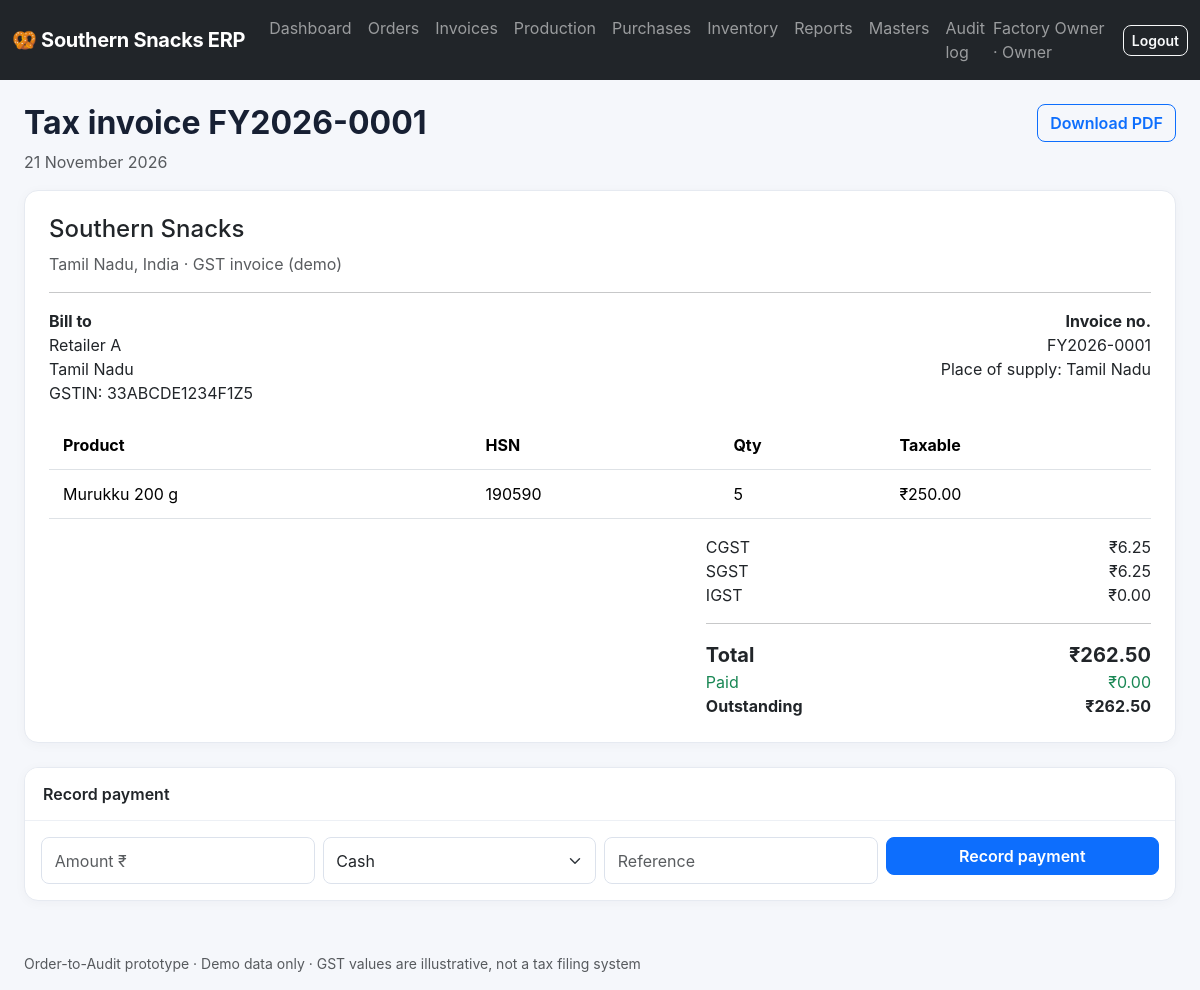
Page /invoice/1 (signed in) on the committed database.
### app.py (models this page shows, shortened)
class User(UserMixin, db.Model):
    id=db.Column(db.Integer, primary_key=True); username=db.Column(db.String(80), unique=True); password_hash=db.Column(db.String(255)); role=db.Column(db.String(30)); full_name=db.Column(db.String(120))

class Invoice(db.Model):
    id=db.Column(db.Integer,primary_key=True); order_id=db.Column(db.Integer,db.ForeignKey('order.id')); number=db.Column(db.String(40),unique=True); customer_id=db.Column(db.Integer,db.ForeignKey('customer.id')); product_id=db.Column(db.Integer,db.ForeignKey('product.id')); qty=db.Column(db.Integer); taxable_paise=db.Column(db.Integer); cgst_paise=db.Column(db.Integer); sgst_paise=db.Column(db.Integer); igst_paise=db.Column(db.Integer); total_paise=db.Column(db.Integer); created_at=db.Column(db.DateTime,default=datetime.utcnow); status=db.Column(db.String(20),default='Posted')

class Customer(db.Model):
    id=db.Column(db.Integer,primary_key=True); name=db.Column(db.String(120)); kind=db.Column(db.String(30)); state=db.Column(db.String(80)); gstin=db.Column(db.String(20)); salesman_id=db.Column(db.Integer,db.ForeignKey('user.id'),nullable=True)

class Product(db.Model):
    id=db.Column(db.Integer,primary_key=True); name=db.Column(db.String(120)); pack_size=db.Column(db.String(30)); hsn=db.Column(db.String(20)); price_paise=db.Column(db.Integer); gst_rate=db.Column(db.Integer,default=5); finished_stock=db.Column(db.Integer,default=0)

### app.py (the view)
@app.route('/invoice/<int:iid>')
@login_required
def invoice_detail(iid): return render_template('invoice.html',inv=db.get_or_404(Invoice,iid),customer=db.session.get(Customer,db.get_or_404(Invoice,iid).customer_id),product=db.session.get(Product,db.get_or_404(Invoice,iid).product_id),paid=invoice_paid(db.get_or_404(Invoice,iid)))

### app.py (called while the page is built)
@login_manager.user_loader
def load_user(uid): return db.session.get(User,int(uid))

def money(paise): return f"₹{(paise or 0)/100:,.2f}"

def invoice_paid(inv): return sum(p.amount_paise for p in Payment.query.filter_by(invoice_id=inv.id).all())

@app.context_processor
def inject(): return {'today':date.today(), 'invoice_due':invoice_due}

### templates/invoice.html
{% extends 'base.html' %}{% block content %}<div class="d-flex justify-content-between mb-3"><div><h2 class="fw-bold">Tax invoice {{inv.number}}</h2><div class="text-muted">{{inv.created_at.strftime('%d %B %Y')}}</div></div><a class="btn btn-outline-primary align-self-start" href="{{url_for('invoice_pdf',iid=inv.id)}}">Download PDF</a></div><div class="card mb-4"><div class="card-body p-4"><h4>Southern Snacks</h4><p class="text-muted">Tamil Nadu, India · GST invoice (demo)</p><hr><div class="row"><div class="col-md-6"><strong>Bill to</strong><p>{{customer.name}}<br>{{customer.state}}<br>GSTIN: {{customer.gstin}}</p></div><div class="col-md-6 text-md-end"><strong>Invoice no.</strong><p>{{inv.number}}<br>Place of supply: {{customer.state}}</p></div></div><table class="table"><tr><th>Product</th><th>HSN</th><th>Qty</th><th>Taxable</th></tr><tr><td>{{product.name}}</td><td>{{product.hsn}}</td><td>{{inv.qty}}</td><td>{{money(inv.taxable_paise)}}</td></tr></table><div class="row justify-content-end"><div class="col-md-5"><div class="d-flex justify-content-between"><span>CGST</span>{{money(inv.cgst_paise)}}</div><div class="d-flex justify-content-between"><span>SGST</span>{{money(inv.sgst_paise)}}</div><div class="d-flex justify-content-between"><span>IGST</span>{{money(inv.igst_paise)}}</div><hr><div class="d-flex justify-content-between fs-5 fw-bold"><span>Total</span>{{money(inv.total_paise)}}</div><div class="d-flex justify-content-between text-success"><span>Paid</span>{{money(paid)}}</div><div class="d-flex justify-content-between fw-bold"><span>Outstanding</span>{{money(inv.total_paise-paid)}}</div></div></div></div></div>{% if current_user.role in ['admin','owner'] and inv.total_paise>paid %}<div class="card"><div class="card-header bg-white fw-semibold">Record payment</div><div class="card-body"><form method="post" action="{{url_for('payment',iid=inv.id)}}" class="row g-2"><div class="col-md-3"><input class="form-control" type="number" step="0.01" min="0.01" max="{{'%.2f'|format((inv.total_paise-paid)/100)}}" name="amount" placeholder="Amount ₹" required></div><div class="col-md-3"><select class="form-select" name="method"><option>Cash</option><option>UPI</option><option>Bank transfer</option><option>Cheque</option></select></div><div class="col-md-3"><input class="form-control" name="reference" placeholder="Reference"></div><div class="col-md-3"><button class="btn btn-primary w-100">Record payment</button></div></form></div></div>{% endif %}{% endblock %}

### templates/base.html (shortened to what this page needs)
<!doctype html><html lang="en"><head><meta charset="utf-8"><meta name="viewport" content="width=device-width, initial-scale=1"><title>{{ title or 'Southern Snacks | Order-to-Audit' }}</title><link href="https://cdn.jsdelivr.net/npm/bootstrap@5.3.3/dist/css/bootstrap.min.css" rel="stylesheet"><link href="{{ url_for('static',filename='style.css') }}" rel="stylesheet"></head><body>{% if current_user.is_authenticated %}<nav class="navbar navbar-expand-lg navbar-dark bg-dark"><div class="container-fluid"><a class="navbar-brand fw-bold" href="{{ url_for('dashboard') }}">🥨 Southern Snacks ERP</a><button class="navbar-toggler" data-bs-toggle="collapse" data-bs-target="#nav"></button><div class="collapse navbar-collapse" id="nav"><ul class="navbar-nav me-auto">{% for endpoint,label in [('dashboard','Dashboard'),('orders','Orders'),('invoices','Invoices'),('production','Production'),('purchases','Purchases'),('inventory','Inventory'),('reports','Reports')] %}<li class="nav-item"><a class="nav-link" href="{{ url_for(endpoint) }}">{{ label }}</a></li>{% endfor %}{% if current_user.role in ['admin','owner'] %}<li class="nav-item"><a class="nav-link" href="{{ url_for('masters') }}">Masters</a></li>{% endif %}{% if current_user.role in ['admin','owner','auditor'] %}<li class="nav-item"><a class="nav-link" href="{{ url_for('audit_log') }}">Audit log</a></li>{% endif %}</ul><span class="navbar-text me-3">{{ current_user.full_name }} · {{ current_user.role|title }}</span><a class="btn btn-outline-light btn-sm" href="{{ url_for('logout') }}">Logout</a></div></div></nav>{% endif %}<main class="container-fluid px-lg-4 py-4">{% with messages=get_flashed_messages(with_categories=true) %}{% for category,message in messages %}<div class="alert alert-{{ category }} alert-dismissible fade show">{{ message }}<button class="btn-close" data-bs-dismiss="alert"></button></div>{% endfor %}{% endwith %}{% block content %}{% endblock %}</main><footer class="container-fluid px-lg-4 pb-3 text-muted small">Order-to-Audit prototype · Demo data only · GST values are illustrative, not a tax filing system</footer><script src="https://cdn.jsdelivr.net/npm/bootstrap@5.3.3/dist/js/bootstrap.bundle.min.js"></script></body></html>

### static/style.css (style rules this page uses)
:root { --ink:#172033;--muted:#687386;--brand:#2457d6 }
body { background:#f5f7fb;color:var(--ink);font-family:Inter,system-ui,-apple-system,Segoe UI,sans-serif }
.navbar-brand { letter-spacing:-.3px }
.card { border:1px solid #e6eaf1;border-radius:14px;box-shadow:0 2px 12px rgba(23,32,51,.035);overflow:hidden }
.card-header { padding:14px 18px;border-bottom:1px solid #edf0f5 }
.table>:not(caption)>*>* { padding:12px 14px;vertical-align:middle }
.btn { border-radius:8px;font-weight:600 }
.form-control,.form-select { border-color:#dce2ec;border-radius:8px;padding:.65rem .8rem }
footer { margin-top:28px }

### rows in the picture
User: full_name "Factory Owner", role "Owner"
Invoice: number "FY2026-0001", created_at "21 November 2026", qty "5", taxable_paise "₹250.00", cgst_paise "₹6.25", sgst_paise "₹6.25", igst_paise "₹0.00", total_paise "₹262.50", money(inv.total_paise-paid) "₹262.50"
Customer: name "Retailer A", state "Tamil Nadu", gstin "33ABCDE1234F1Z5"
Product: name "Murukku 200 g", hsn "190590"

### other values in the picture
{{ label }} "Dashboard" "Orders" "Invoices" "Production" "Purchases" "Inventory" "Reports"
{{ money(paid) }} "₹0.00"
